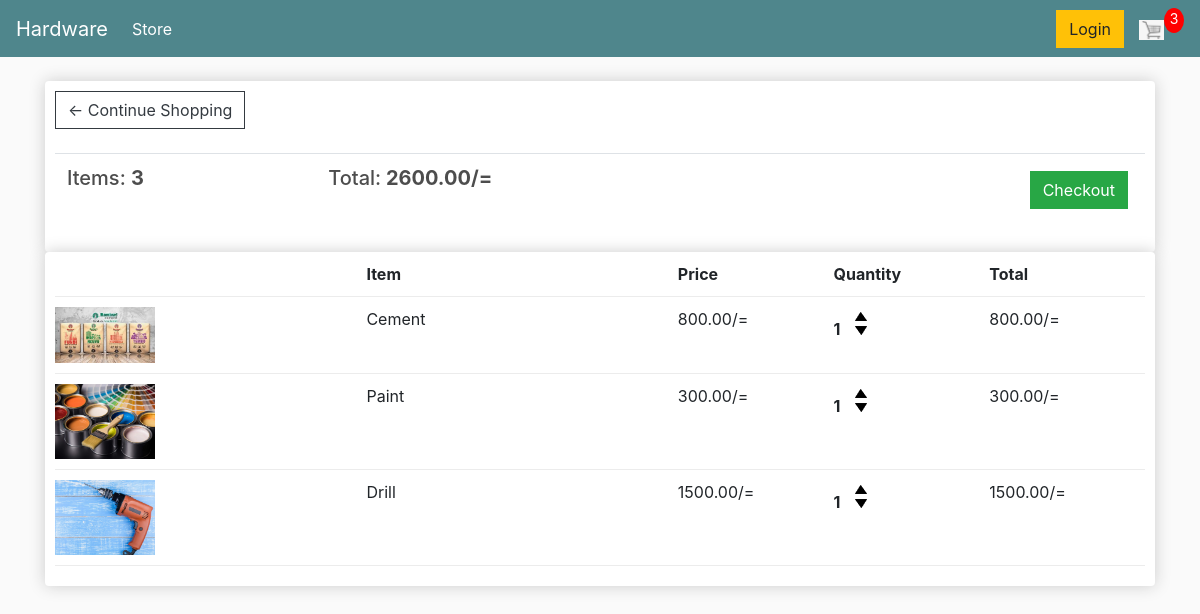
The app's page /cart/ (signed in) with its own data.
### elephant/models.py (models this page shows, shortened)
class Order (models.Model):
  customer = models.ForeignKey(Customer, on_delete=models.SET_NULL,null=True, blank=True)
  date_ordered = models.DateTimeField(auto_now_add=True)
  complete = models.BooleanField(default=False)
  transaction_id = models.CharField(max_length=100, null=True)
  @property
  def get_cart_total(self):
    orderitems = self.orderitem_set.all()
    total = sum([item.get_total for item in orderitems])
    return total
  @property
  def get_cart_items(self):
    orderitems = self.orderitem_set.all()
    total = sum([item.quantity for item in orderitems])
    return total

class OrderItem (models.Model):
  product = models. ForeignKey(Product, on_delete=models.SET_NULL,null=True, blank=True)
  order = models. ForeignKey(Order, on_delete=models.SET_NULL,null=True, blank=True)
  quantity = models.IntegerField(default=0, null = True, blank=True)
  date_added = models.DateTimeField(auto_now_add=True)
  @property
  def get_total(self):
    total = self.product.price * self.quantity
    return total

class Product (models.Model):
  name =  models.CharField(max_length=200)
  price = models.DecimalField(max_digits=10, decimal_places=2)
  image = models.ImageField(null=True, blank=True)
  digital =  models.BooleanField(default=False,null = True, blank=True)
  @property
  def imageURL(self):
    try:
      url = self.image.url
    except:
      url = ''
    return url

### elephant/views.py (the view)
# urls.py: path('cart/', views.cart, name="cart"),
def cart(request):
	data = cartData(request)
	cartItems = data['cartItems']
	order = data['order']
	items = data['items']
	context = {'items':items, 'order':order, 'cartItems':cartItems}
	return render(request, 'store/cart.html', context)

### elephant/utils.py (called while the page is built)
def cartData(request):
	if request.user.is_authenticated:
		customer = request.user.customer
		order, created = Order.objects.get_or_create(customer=customer, complete=False)
		items = order.orderitem_set.all()
		cartItems = order.get_cart_items
	else:
		cookieData = cookieCart(request)
		cartItems = cookieData['cartItems']
		order = cookieData['order']
		items = cookieData['items']
	return {'cartItems':cartItems ,'order':order, 'items':items}

### elephant/templates/store/cart.html
{% extends 'store/index.html'  %}
{% load static %}
{% block content %}
<div class="box-element">
	<a  class="btn btn-outline-dark" href="{% url 'store' %}">&#x2190; Continue Shopping</a>
	<br>
	<br>
	<table class="table">
		<tr>
			<th><h5>Items: <strong>{{order.get_cart_items}}</strong></h5></th>
			<th><h5>Total:<strong> {{order.get_cart_total|floatformat:2}}/=</strong></h5></th>
			<th>
				<a  style="float:right; margin:5px;" class="btn btn-success" href="{% url 'checkout' %}">Checkout</a>
			</th>
		</tr>
	</table>
</div>
<div class="box-element">
	<div class="cart-row">
		<div style="flex:2"></div>
		<div style="flex:2"><strong>Item</strong></div>
		<div style="flex:1"><strong>Price</strong></div>
		<div style="flex:1"><strong>Quantity</strong></div>
		<div style="flex:1"><strong>Total</strong></div>
	</div>
	{% for item in items %}
	<div class="cart-row">
		<div style="flex:2"><img class="row-image" src="{{item.product.imageURL}}"></div>
		<div style="flex:2"><p>{{item.product.name}}</p></div>
		<div style="flex:1"><p>{{item.product.price|floatformat:2}}/=</p></div>
		<div style="flex:1">
			<p class="quantity">{{item.quantity}}</p>
			<div class="quantity">
				<img data-product={{item.product.id}} data-action="add" class="chg-quantity update-cart" src="{% static  'images/arrow-up.png' %}">
				<img data-product={{item.product.id}} data-action="remove" class="chg-quantity update-cart" src="{% static  'images/arrow-down.png' %}">
			</div>
		</div>
		<div style="flex:1"><p>{{item.get_total}}/=</p></div>
	</div>
	{% endfor %}
{% endblock content %}

### static/css/index.css (style rules this page uses)
body { background-color: hsl(0, 0%, 98%); }
h1,h2,h3,h4,h5,h6 { color:hsl(0, 0%, 30%); }
.box-element { box-shadow:hsl(0, 0%, 80%) 0 0 16px; background-color: #fff; border-radius: 4px; padding: 10px; }
.btn { border-radius: 0; }
.row-image { width: 100px; }
.cart-row { display: flex; align-items: flex-stretch; padding-bottom: 10px; margin-bottom: 10px; border-bottom: 1px solid #ececec; }
.quantity { display: inline-block; font-weight: 700; padding-right:10px; }
.chg-quantity { width: 12px; cursor: pointer; display: block; margin-top: 5px; transition:.1s; }

### records on screen
Order: get_cart_items "3", get_cart_total "2600.00"
OrderItem: product.imageURL (picture), product.name "Cement", product.price "800.00", quantity "1", get_total "800.00"
OrderItem: product.imageURL (picture), product.name "Paint", product.price "300.00", quantity "1", get_total "300.00"
OrderItem: product.imageURL (picture), product.name "Drill", product.price "1500.00", quantity "1", get_total "1500.00"

### other values on screen
{{ cartItems }} "3"
